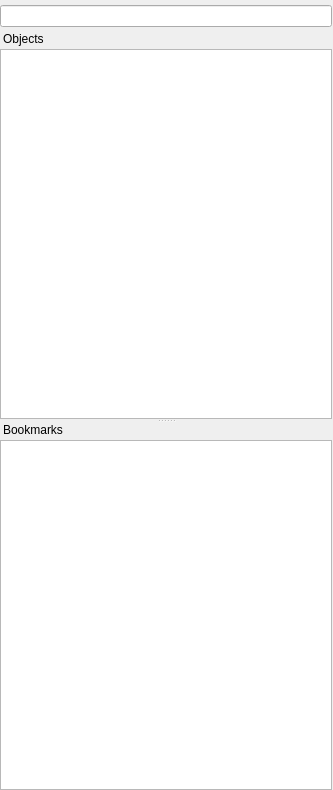
<?xml version="1.0" encoding="UTF-8"?>
<ui version="4.0">
 <class>ProjectViewWidget</class>
 <widget class="QWidget" name="ProjectViewWidget">
  <property name="geometry">
   <rect>
    <x>0</x>
    <y>0</y>
    <width>333</width>
    <height>790</height>
   </rect>
  </property>
  <property name="windowTitle">
   <string>Form</string>
  </property>
  <layout class="QVBoxLayout" name="verticalLayout_2">
   <property name="spacing">
    <number>0</number>
   </property>
   <property name="leftMargin">
    <number>0</number>
   </property>
   <property name="topMargin">
    <number>5</number>
   </property>
   <property name="rightMargin">
    <number>1</number>
   </property>
   <property name="bottomMargin">
    <number>0</number>
   </property>
   <item>
    <widget class="QSplitter" name="splitter">
     <property name="orientation">
      <enum>Qt::Vertical</enum>
     </property>
     <widget class="QWidget" name="layoutWidget1">
      <layout class="QVBoxLayout" name="verticalLayout">
       <property name="spacing">
        <number>0</number>
       </property>
       <item>
        <layout class="QHBoxLayout" name="horizontalLayout">
         <property name="spacing">
          <number>3</number>
         </property>
         <property name="leftMargin">
          <number>0</number>
         </property>
         <property name="bottomMargin">
          <number>5</number>
         </property>
         <item>
          <widget class="U2::SearchBox" name="nameFilterEdit"/>
         </item>
        </layout>
       </item>
       <item>
        <widget class="QLabel" name="objectsLabel">
         <property name="text">
          <string>Objects</string>
         </property>
         <property name="alignment">
          <set>Qt::AlignBottom|Qt::AlignLeading|Qt::AlignLeft</set>
         </property>
         <property name="indent">
          <number>3</number>
         </property>
        </widget>
       </item>
       <item>
        <widget class="U2::EditableTreeView" name="documentTreeWidget">
         <property name="contextMenuPolicy">
          <enum>Qt::CustomContextMenu</enum>
         </property>
         <property name="acceptDrops">
          <bool>true</bool>
         </property>
         <property name="showDropIndicator" stdset="0">
          <bool>true</bool>
         </property>
         <property name="dragEnabled">
          <bool>true</bool>
         </property>
         <property name="dragDropOverwriteMode">
          <bool>true</bool>
         </property>
         <property name="dragDropMode">
          <enum>QAbstractItemView::DragDrop</enum>
         </property>
         <property name="uniformRowHeights">
          <bool>true</bool>
         </property>
         <property name="headerHidden">
          <bool>true</bool>
         </property>
        </widget>
       </item>
      </layout>
     </widget>
     <widget class="QWidget" name="layoutWidget2">
      <layout class="QVBoxLayout" name="bookmarksLayout">
       <property name="spacing">
        <number>0</number>
       </property>
       <item>
        <widget class="QLabel" name="bookmarksLabel">
         <property name="text">
          <string>Bookmarks</string>
         </property>
         <property name="alignment">
          <set>Qt::AlignBottom|Qt::AlignLeading|Qt::AlignLeft</set>
         </property>
         <property name="indent">
          <number>3</number>
         </property>
        </widget>
       </item>
       <item>
        <widget class="QTreeWidget" name="viewTreeWidget">
         <property name="uniformRowHeights">
          <bool>true</bool>
         </property>
         <property name="headerHidden">
          <bool>true</bool>
         </property>
         <column>
          <property name="text">
           <string/>
          </property>
         </column>
        </widget>
       </item>
      </layout>
     </widget>
    </widget>
   </item>
  </layout>
 </widget>
 <customwidgets>
  <customwidget>
   <class>U2::EditableTreeView</class>
   <extends>QTreeView</extends>
   <header location="global">U2Gui/EditableTreeView.h</header>
  </customwidget>
  <customwidget>
   <class>U2::SearchBox</class>
   <extends>QLineEdit</extends>
   <header location="global">U2Gui/SearchBox.h</header>
  </customwidget>
 </customwidgets>
 <resources/>
 <connections/>
</ui>
